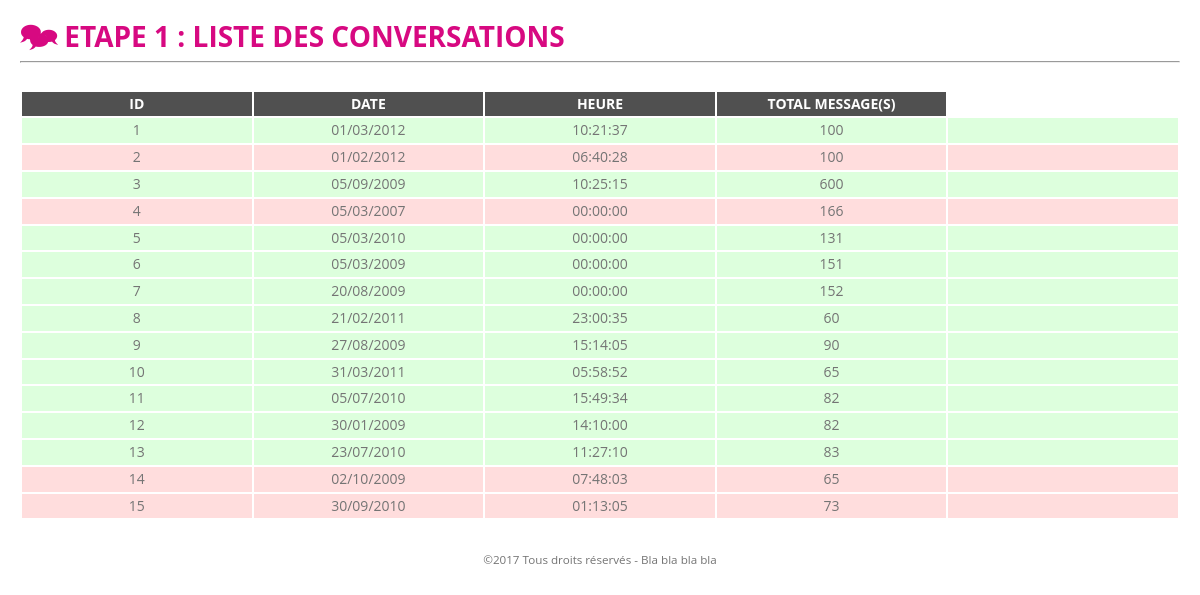
Screenshot of /Etape_1/WithObjects/index.php with the database file from the repository.
### tables this page shows
CREATE TABLE IF NOT EXISTS `conversation` (
  `c_id` int(11) NOT NULL AUTO_INCREMENT,
  `c_date` datetime NOT NULL,
  `c_termine` tinyint(1) NOT NULL DEFAULT '0',
  PRIMARY KEY (`c_id`)
);

### Etape_1/WithObjects/core/CoreManager.php (called while the page is built, shortened)
<?php
abstract class CoreManager {
    protected $_db;
    public function __construct( $instance ) {
        $this->_db = $instance;
    }
    protected function getDb() {
        return $this->_db;
    }
    protected function executeQuery( $query, $options = array() ) {
        try {
            if( count( $options )>0 )
                if( ( $stmt = $this->getDb()->prepare( $query ) )!==false ) :
                    $bind = true;
                    foreach( $options as $key => $value ) :
                        if( ( $bind = $stmt->bindValue( $key, $value['VAL'], ( isset( $value['TYPE'] ) ? $value['TYPE'] : PDO::PARAM_STR ) ) )===false )
                            break;
                    endforeach;
                    if( $bind && ( $out = $stmt->execute() )===true ) :
                        switch( strtoupper( substr( $query, 0, 6 ) ) ) :
                            case 'SELECT':
                                return $stmt->fetchAll( PDO::FETCH_ASSOC );
                                break;
                            case 'INSERT':
                                return $this->getDb()->lastInsertId();
                                break;
                        endswitch;
                        $stmt->closeCursor();
                        return $out;
                    endif;
                endif;
            else
                switch( strtoupper( substr( $query, 0, 6 ) ) ) :
                    case 'SELECT':
                        if( ( $stmt = $this->getDb()->query( $query ) )!==false )
                            return $stmt->fetchAll( PDO::FETCH_ASSOC );
                        break;
                    default:
                        return $this->getDb()->exec( $query );
                endswitch;
            return false;
        } catch( PDOException $e ) {
            throw new CoreException( $e->getMessage() );
        }
    }
}

### Etape_1/WithObjects/app/Forum/Manager/ForumManager.php (called while the page is built, shortened)
<?php
class ForumManager extends CoreManager {
    public function getConversation( $id = NULL ) {
        try {
            $options = array();
            return $this->executeQuery( 'SELECT `c_id` AS "ID", DATE_FORMAT( `c_date`, "%d/%m/%Y" ) AS "Date", DATE_FORMAT( `c_date`, "%H:%i:%s" ) AS "Heure", COUNT( `m_id` ) AS "Total Message(s)", `c_termine` AS "Status" FROM `conversation` JOIN `message` ON `c_id`=`m_conversation_fk`' . ( $this->is_valid_int( $id ) ? ' WHERE `c_id`=:id' : '' ) . ' GROUP BY `c_id` ORDER BY `c_id`', $options );
        } catch( CoreException $e ) {
            throw $e;
        } catch( PDOException $e ) {
            throw new CoreException( $e->getMessage() );
        } catch( Exception $e ) {
            throw new CoreException( $e->getMessage() );
        }
    }
}

### Etape_1/WithObjects/common.php (called while the page is built, shortened)
<?php
require_once( 'core/FileExplorer.php' );
function loadClasses( $className ) {
    $file = $className . '.php';
    $paths = array();
    if( defined( 'COREPATH' ) )
        $paths[] = COREPATH;
    if( defined( 'APPPATH' ) )
        $paths[] = APPPATH;
}

### Etape_1/WithObjects/core/FileExplorer.php (called while the page is built, shortened)
<?php
class FileExplorer {
    public static function generateDS( $path ) {
        return ( substr( $path, -1 )!=DS ? DS : '' );
    }
    public static function exploreToInclude( $path, $file ) {
        if( file_exists( $path ) && is_dir( $path . static::generateDS( $path ) ) )
            if( ( $resource = opendir( $path ) )!==false ) :
                while( ( $entry = readdir( $resource ) )!==false ) :
                    if( $entry!='.' && $entry!='..' ) :
                        if( is_file( $path . static::generateDS( $path ) . $entry ) ) :
                            if( $entry==$file ) :
                                require_once( $path . static::generateDS( $path ) . $file );
                            endif;
                        elseif( is_dir( $path . static::generateDS( $path ) . $entry . static::generateDS( $entry ) ) ) :
                            static::exploreToInclude( $path . static::generateDS( $path ) . $entry . static::generateDS( $entry ), $file );
                        endif;
                    endif;
                endwhile;
            endif;
    }
}

### Etape_1/WithObjects/core/SPDO.php (called while the page is built)
<?php
class SPDO {
    private static $_instance;
    private $_db;
    private function __construct( $host, $dbname, $login, $pass, $charset, $collate ) {
        try {
            $this->_db = new PDO( 'mysql:host=' . $host . ';dbname=' . $dbname . ';charset=' . $charset, $login, $pass, array( PDO::MYSQL_ATTR_INIT_COMMAND=>'SET NAMES ' . $charset . ' COLLATE ' . $collate, PDO::ATTR_ERRMODE=>PDO::ERRMODE_EXCEPTION ) );
        } catch( PDOException $e ) {
            throw $e;
        }
    }
    public static function getInstance( $host = null, $dbname = null, $login = null, $pass = null, $charset = 'utf8', $collate = 'utf8_general_ci' ) {
        try {
            if( !isset( self::$_instance ) )
                self::$_instance = new SPDO( $host, $dbname, $login, $pass, $charset, $collate );
            return self::$_instance;
        } catch( Exception $e ) {
            throw $e;
        }
    }
    public function getPDO() {
        return $this->_db;
    }
}

### Etape_1/WithObjects/core/TypeTest.php (called while the page is built, shortened)
<?php
trait TypeTest {
    public function is_valid_int( $value ) {
        return ctype_digit( strval( $value ) );
    }
}

### Etape_1/WithObjects/app/Forum/Classes/ClassConversation.php (the view, shortened to what this page needs)
<?php
class ClassConversation {
    private $_id;
    private $_date;
    private $_heure;
    private $_total_messages;
    private $_status;
    private $_rows;
    public function setId( $value ) {
        if( $this->is_valid_int( $value ) )
            $this->_id = (int)$value;
    }
    public function setDate( $value ) {
        if( $this->is_valid_date( $value, 'd/m/Y' ) )
            $this->_date = $value;
    }
    public function setHeure( $value ) {
        if( $this->is_valid_date( $value, 'H:i:s' ) )
            $this->_heure = $value;
    }
    public function setTotalMessages( $value ) {
        if( $this->is_valid_int( $value ) )
            $this->_total_messages = (int)$value;
    }
    public function setStatus( $value ) {
        if( $this->is_valid_bool( $value ) )
            $this->_status = (bool)$value;
    }
    private function setRows( $value ) {
        $this->_rows[] = $value;
    }
    public function getId() {
        return $this->_id;
    }
    public function getDate() {
        return $this->_date;
    }
    public function getHeure() {
        return $this->_heure;
    }
    public function getTotalMessages() {
        return $this->_total_messages;
    }
    public function getStatus() {
        return $this->_status;
    }
    public function getClass() {
        return ( $this->getStatus()==TRUE ? 'closed' : 'opened' );
    }
    public function getRows() {
        $str = '<tr>';
        foreach( $this->_rows as $value ) :
            $str .= '<th>' . $value . '</th>';
        endforeach;
        $str .= '<th></th></tr>';
        return $str;
    }
    public function getExcerpt() {
        $str = '<tr class="' . $this->getClass() . '">';
        foreach( $this as $key=>$value) :
            switch( $key ) :
                case '_status':
                case '_rows':
                    break;
                default:
                    $method = str_replace( '_', '', $key );
                    $method = 'get' . ucwords( $method );
                    if( method_exists( $this, $method ) )
                        $str .= '<td>' . $this->$method() . '</td>';
                    break;
            endswitch;
        endforeach;
        $str .= '<td></td></tr>';
        return $str;
    }
}

### Etape_1/WithObjects/app/Forum/Classes/ClassForum.php (shortened to what this page needs)
<?php
class ClassForum {
    private $_conversations;
    public function __construct( $datas ) {
        $this->_conversations = [];
    }
    public function __toString() {
        $str = '';
        if( $this->getConversation()!==NULL && is_array( $this->getConversation() ) && count( $this->getConversation() )>0 ) :
            $str .= '
        <table class="conversations" style="width:100%;">
            <thead>
                ' . $this->getConversation()[0]->getRows() . '
            </thead>
            <tbody>';
            foreach( $this->getConversation() as $conversation ) :
                $str .= $conversation->getExcerpt();
            endforeach;
            $str .= '
            </tbody>
        </table>';
        endif;
        return $str;
    }
    public function setConversation( $value ) {
        if( is_object( $value ) && get_class( $value )=='ClassConversation' )
            $this->_conversations[$value->getId()] = $value;
        elseif( is_array( $value ) )
            $this->_conversations[] = new ClassConversation( $value );
    }
    public function getConversation( $id = NULL ) {
        if( !is_null( $id ) )
            if( isset( $this->_conversations[$id] ) )
                return $this->_conversations[$id];
            else
                return NULL;
        else
            return $this->_conversations;
    }
}

### Etape_1/WithObjects/style.css (style rules this page uses)
*,*::before,*::after { -webkit-box-sizing:border-box; -moz-box-sizing:border-box; -ms-box-sizing:border-box; -o-box-sizing:border-box; box-sizing:border-box; -webkit-background-clip:padding-box; -moz-background-clip:padding-box; -ms-background-clip:padding-box; background-clip:padding-box; }
html,body { margin:0;padding:0; }
html { font-size:62.5%; }
body { color:rgb(116,116,116); cursor:default; font-family:'Open Sans', sans-serif; font-size:1.4rem; line-height:1.2; }
table { table-layout:fixed; }
th,td { padding:4px 7px; text-align:center; }
th { background-color:rgb(80,80,80); color:white; text-transform:uppercase; }
table.conversations th:last-child { background-color:inherit; color:inherit; }
.closed td { background-color:#ffdddd; }
.opened td { background-color:#ddffdd; }

### rows the page displays
conversation: c_id "1", method "01/03/2012", method "10:21:37", method "100"
conversation: c_id "2", method "01/02/2012", method "06:40:28", method "100"
conversation: c_id "3", method "05/09/2009", method "10:25:15", method "600"
conversation: c_id "4", method "05/03/2007", method "00:00:00", method "166"
conversation: c_id "5", method "05/03/2010", method "00:00:00", method "131"
conversation: c_id "6", method "05/03/2009", method "00:00:00", method "151"
conversation: c_id "7", method "20/08/2009", method "00:00:00", method "152"
conversation: c_id "8", method "21/02/2011", method "23:00:35", method "60"
conversation: c_id "9", method "27/08/2009", method "15:14:05", method "90"
conversation: c_id "10", method "31/03/2011", method "05:58:52", method "65"
conversation: c_id "11", method "05/07/2010", method "15:49:34", method "82"
conversation: c_id "12", method "30/01/2009", method "14:10:00", method "82"
conversation: c_id "13", method "23/07/2010", method "11:27:10", method "83"
conversation: c_id "14", method "02/10/2009", method "07:48:03", method "65"
conversation: c_id "15", method "30/09/2010", method "01:13:05", method "73"

### other values shown
THREE_SPEECH_BUBBLES "🗫"
$value "ID"
$value "DATE"
$value "HEURE"
$value "TOTAL MESSAGE(S)"
AUTHOR_NAME "Bla bla bla bla"
